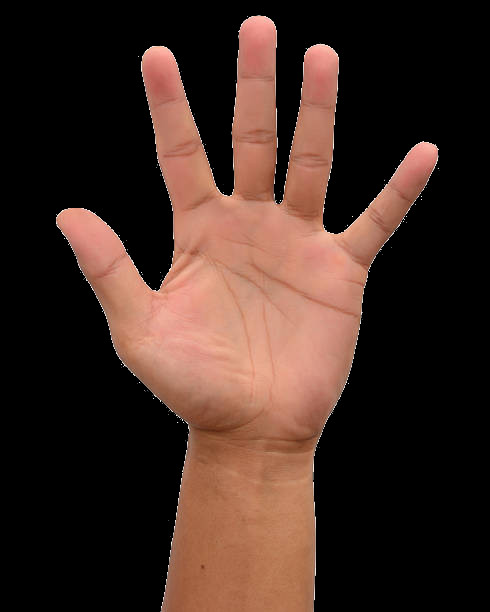
#> input picture test/images/hand.jpg, 490 x 612 px, given in place of the camera
$ python test2.py   (older library calls are emulated)
#> lines starting #> are read from the running program, lines starting #| are printed output that depends on the picture; after the words box and inside, x2 and y2 are one past the last pixel; in counts of white or black regions, pixels touching at a corner belong together
# Importing Modules
import cv2
import numpy as np
import math

# Configuring camera

# Open camera
capture = cv2.VideoCapture(0)


# Exits as soon as live feed is stopped
while capture.isOpened():

	# Capture frames from camera
	# frame stores output frames
	ret, frame = capture.read()
#> frame is the input picture: shape (612, 490, 3); mean B, G, R 35.5, 43.4, 64.8

	# Get hand data from the rectangle sub window
	cv2.rectangle(frame, (100,100), (300,300), (0,255,0), 0)
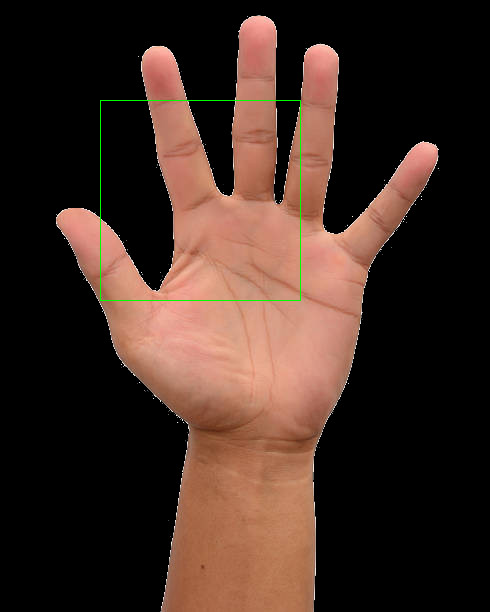
#> frame: shape (612, 490, 3); 0.27% of pixels changed, all inside (x1, y1, x2, y2) = (100, 100, 301, 301)
	crop_image = frame[100:300, 100:300]

	# Applying Gaussian Blurrrr
	# Blurring video///////////
	blur = cv2.GaussianBlur(crop_image, (3, 3), 0)

	# Change color-space from BGR -> HSV
	hsv = cv2.cvtColor(blur, cv2.COLOR_BGR2HSV)
#> hsv: shape (200, 200, 3); mean H, S, V 10.3, 84.6, 128.4

	# Create a binary image with where white will be skin colors and rest black
	mask2 = cv2.inRange(hsv, np.array([2,0,0]), np.array([20,255,255]))
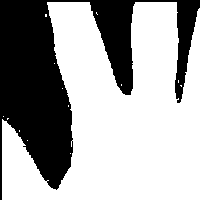
#> mask2: shape (200, 200); 64.9% white; 1 black region, box (x1, y1, x2, y2) and area: (0, 0, 200, 200) 14027

	# Filtering out noise by dialation and erosion

	# Kernel for Morphological transformastion
	kernel = np.ones((5,5))

	# Apply Morphologial func to filter out bg noise
	dilation = cv2.dilate(mask2, kernel, iterations=1)
#> dilation: shape (200, 200); 70.5% white; 4 black regions, box (x1, y1, x2, y2) and area: (0, 0, 71, 187) 8893, (92, 0, 133, 93) 2068, (178, 0, 200, 83) 815, (177, 85, 181, 96) 24
	erosion = cv2.erode(dilation, kernel, iterations=1)
#> erosion: shape (200, 200); 66.2% white; 3 black regions, box (x1, y1, x2, y2) and area: (0, 0, 73, 189) 9681, (90, 0, 135, 95) 2554, (175, 0, 200, 98) 1295

	# Removing extra pixel values using Gaussian blur and Threshold
	filtered = cv2.GaussianBlur(erosion, (3,3), 0)
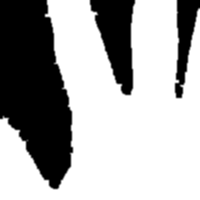
#> filtered: shape (200, 200); min 0, max 255, mean 168.7
	ret, thresh = cv2.threshold(filtered, 127, 255, 0)
#> thresh: shape (200, 200); 66.2% white; 3 black regions

	# Show threshold image
	cv2.imshow("Threshold", thresh)

	# Find Contours
	image,contours,heirarchy = cv2.findContours(thresh.copy(), cv2.RETR_TREE, cv2.CHAIN_APPROX_SIMPLE)
#> contours = 1 contour; box (x1, y1, x2, y2) and area: (0, 0, 200, 200) 25828


	try:

		# Find max contour area
		contour = max(contours, key=lambda x: cv2.contourArea(x))
#> contour = contour of 276 points, box (x1, y1, x2, y2) (0, 0, 200, 200), area 25828

		# Create bounding rect around contour
		# x,y co-ordinates
		x,y,w,h = cv2.boundingRect(contour)
#> x = 0; y = 0; w = 200; h = 200
		cv2.rectangle(crop_image, (x,y), (x+w, y+h),(0, 0, 255), 0)
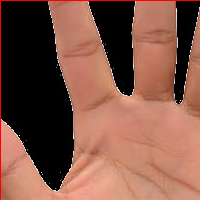
#> crop_image: shape (200, 200, 3); mean B, G, R 70.6, 85, 129.1

		# Find convex hull
		hull = cv2.convexHull(contour)
#> hull = [[176, 0], [199, 8], [199, 199], [0, 199], [0, 119], [47, 0]]

		# Drawing cntour
		drawing = np.zeros(crop_image.shape, np.uint8)
		cv2.drawContours(drawing, [contour], -1, (0,255,0), 0)
		cv2.drawContours(drawing, [hull], -1, (0,0,255), 0)
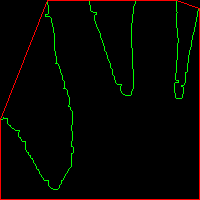
#> drawing: shape (200, 200, 3); mean of channels 0, 1, 2 0, 4.5, 4.7; drawn as B, G, R

		# Convexity defect >>>>>>>>>read
		# Finding em
		hull = cv2.convexHull(contour, returnPoints=False)
#> hull = [198, 136, 135, 134, 133, 0]
		defects = cv2.convexityDefects(contour, hull)
#> defects = [[198, 0, 217, 24320], [0, 133, 60, 21325], [136, 198, 175, 23696]]

		# Use cosine rule to find angle of the far point from start and end point
		#basically convex tips for all such defects
		count_defects = 0

		for i in range(defects.shape[0]):

			s, e, f, d = defects[i, 0] #start end farthest distance
			start = tuple(contour[s][0])
			end = tuple(contour[e][0])
			far = tuple(contour[f][0])


			a = math.sqrt((end[0] - start[0]) ** 2 + (end[1] - start[1]) ** 2 )
			b = math.sqrt((far[0] - start[0]) ** 2 + (far[1] - start[1]) ** 2 )
			c = math.sqrt((end[0] - far[0]) ** 2 + (end[1] - far[1]) ** 2 )

			angle = (math.acos((b ** 2 + c ** 2 - a ** 2) / (2 *b*c)) * 180)


			# if angle > 90 draw a circle at farthest point
			#debug
			if angle <= 90:
				count_defects += 1
				cv2.circle(crop_image, far, 1, [0,0,255], -1)

			cv2.line(crop_image, start, end, [0,255,0], 2)


			# Print num of fingers via num of defect

			if count_defects == 0:
				cv2.putText(frame, "ONE", (50,50), cv2.FONT_HERSHEY_SIMPLEX, 2, (0,0,255), 2)
			elif count_defects == 1:
				cv2.putText(frame, "TWO", (50,50), cv2.FONT_HERSHEY_SIMPLEX, 2, (0,0,255), 2)
			elif count_defects == 2:
				cv2.putText(frame, "THREE", (50,50), cv2.FONT_HERSHEY_SIMPLEX, 2, (0,0,255), 2)
			elif count_defects == 3:
				cv2.putText(frame, "FOUR", (50,50), cv2.FONT_HERSHEY_SIMPLEX, 2, (0,0,255), 2)
			elif count_defects == 4:
				cv2.putText(frame, "FIVE", (50,50), cv2.FONT_HERSHEY_SIMPLEX, 2, (0,0,255), 2)
			else:
				cv2.putText(frame, "NONE", (50,50), cv2.FONT_HERSHEY_SIMPLEX, 2, (0,0,255), 2)
#> this loop made 3 passes
#> (s, e, f, d, start, end, far, a) on passes 1 to 3: (198, 0, 217, 24320, (176, 0), (47, 0), (130, 95), 129), (0, 133, 60, 21325, (47, 0), (0, 119), (71, 166), 127.9), (136, 198, 175, 23696, (199, 8), (176, 0), (176, 98), 24.35)
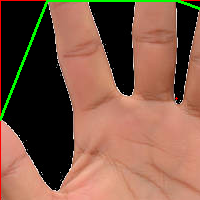
#> crop_image: shape (200, 200, 3); 1.72% of pixels changed, all inside (x1, y1, x2, y2) = (0, 0, 200, 121)
#> after the loop, count_defects = 1


	except:
		pass


	# Show required images
	cv2.imshow("GESTURES",frame)
	all_image = np.hstack((drawing, crop_image))
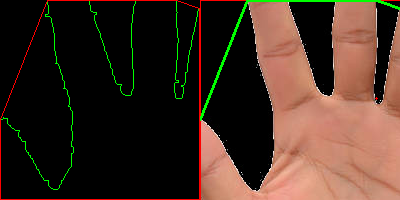
#> all_image: shape (200, 400, 3); mean of channels 0, 1, 2 35.2, 46.8, 66.3; drawn as B, G, R
	#cv2.imshow('Contours', all_image)

	# Close the camera if 'c' is pressed

	if cv2.waitKey(1) == ord('c'):
#> (key Esc is pressed here)
		break
capture.release()
cv2.destroyAllWindows()
